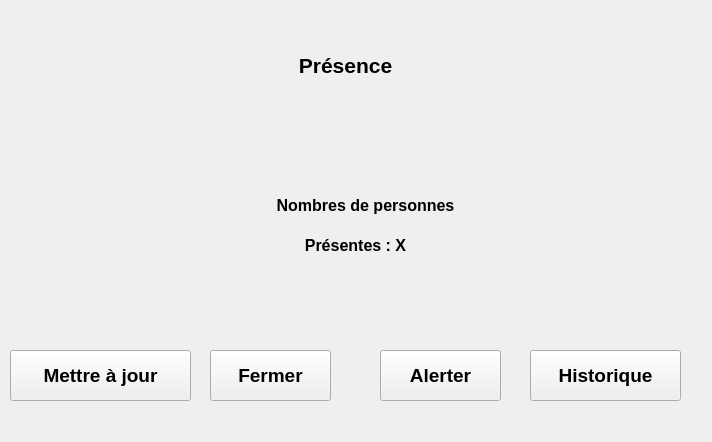
<?xml version="1.0" encoding="UTF-8"?>
<ui version="4.0">
 <class>Dialog</class>
 <widget class="QDialog" name="Dialog">
  <property name="geometry">
   <rect>
    <x>0</x>
    <y>0</y>
    <width>712</width>
    <height>442</height>
   </rect>
  </property>
  <property name="windowTitle">
   <string>Dialog</string>
  </property>
  <widget class="QLabel" name="label">
   <property name="geometry">
    <rect>
     <x>280</x>
     <y>30</y>
     <width>131</width>
     <height>71</height>
    </rect>
   </property>
   <property name="font">
    <font>
     <pointsize>16</pointsize>
     <weight>75</weight>
     <bold>true</bold>
    </font>
   </property>
   <property name="toolTipDuration">
    <number>1</number>
   </property>
   <property name="text">
    <string>Présence</string>
   </property>
   <property name="alignment">
    <set>Qt::AlignCenter</set>
   </property>
  </widget>
  <widget class="QLabel" name="label_2">
   <property name="geometry">
    <rect>
     <x>240</x>
     <y>170</y>
     <width>251</width>
     <height>71</height>
    </rect>
   </property>
   <property name="font">
    <font>
     <pointsize>12</pointsize>
     <weight>75</weight>
     <bold>true</bold>
    </font>
   </property>
   <property name="toolTipDuration">
    <number>1</number>
   </property>
   <property name="text">
    <string>Nombres de personnes</string>
   </property>
   <property name="alignment">
    <set>Qt::AlignCenter</set>
   </property>
  </widget>
  <widget class="QLabel" name="label_3">
   <property name="geometry">
    <rect>
     <x>220</x>
     <y>210</y>
     <width>271</width>
     <height>71</height>
    </rect>
   </property>
   <property name="font">
    <font>
     <pointsize>12</pointsize>
     <weight>75</weight>
     <bold>true</bold>
    </font>
   </property>
   <property name="toolTipDuration">
    <number>1</number>
   </property>
   <property name="text">
    <string>Présentes : X</string>
   </property>
   <property name="alignment">
    <set>Qt::AlignCenter</set>
   </property>
  </widget>
  <widget class="QPushButton" name="pushButton_Update">
   <property name="geometry">
    <rect>
     <x>10</x>
     <y>350</y>
     <width>181</width>
     <height>51</height>
    </rect>
   </property>
   <property name="font">
    <font>
     <pointsize>14</pointsize>
     <weight>75</weight>
     <bold>true</bold>
    </font>
   </property>
   <property name="text">
    <string>Mettre à jour</string>
   </property>
   <property name="autoDefault">
    <bool>false</bool>
   </property>
  </widget>
  <widget class="QPushButton" name="pushButton_Cancel">
   <property name="geometry">
    <rect>
     <x>210</x>
     <y>350</y>
     <width>121</width>
     <height>51</height>
    </rect>
   </property>
   <property name="font">
    <font>
     <pointsize>14</pointsize>
     <weight>75</weight>
     <bold>true</bold>
    </font>
   </property>
   <property name="text">
    <string>Fermer</string>
   </property>
   <property name="autoDefault">
    <bool>false</bool>
   </property>
  </widget>
  <widget class="QPushButton" name="pushButton_Warn">
   <property name="geometry">
    <rect>
     <x>380</x>
     <y>350</y>
     <width>121</width>
     <height>51</height>
    </rect>
   </property>
   <property name="font">
    <font>
     <pointsize>14</pointsize>
     <weight>75</weight>
     <bold>true</bold>
    </font>
   </property>
   <property name="text">
    <string>Alerter</string>
   </property>
   <property name="autoDefault">
    <bool>false</bool>
   </property>
  </widget>
  <widget class="QPushButton" name="pushButton_History">
   <property name="geometry">
    <rect>
     <x>530</x>
     <y>350</y>
     <width>151</width>
     <height>51</height>
    </rect>
   </property>
   <property name="font">
    <font>
     <pointsize>14</pointsize>
     <weight>75</weight>
     <bold>true</bold>
    </font>
   </property>
   <property name="text">
    <string>Historique</string>
   </property>
   <property name="autoDefault">
    <bool>false</bool>
   </property>
  </widget>
 </widget>
 <resources/>
 <connections/>
</ui>
